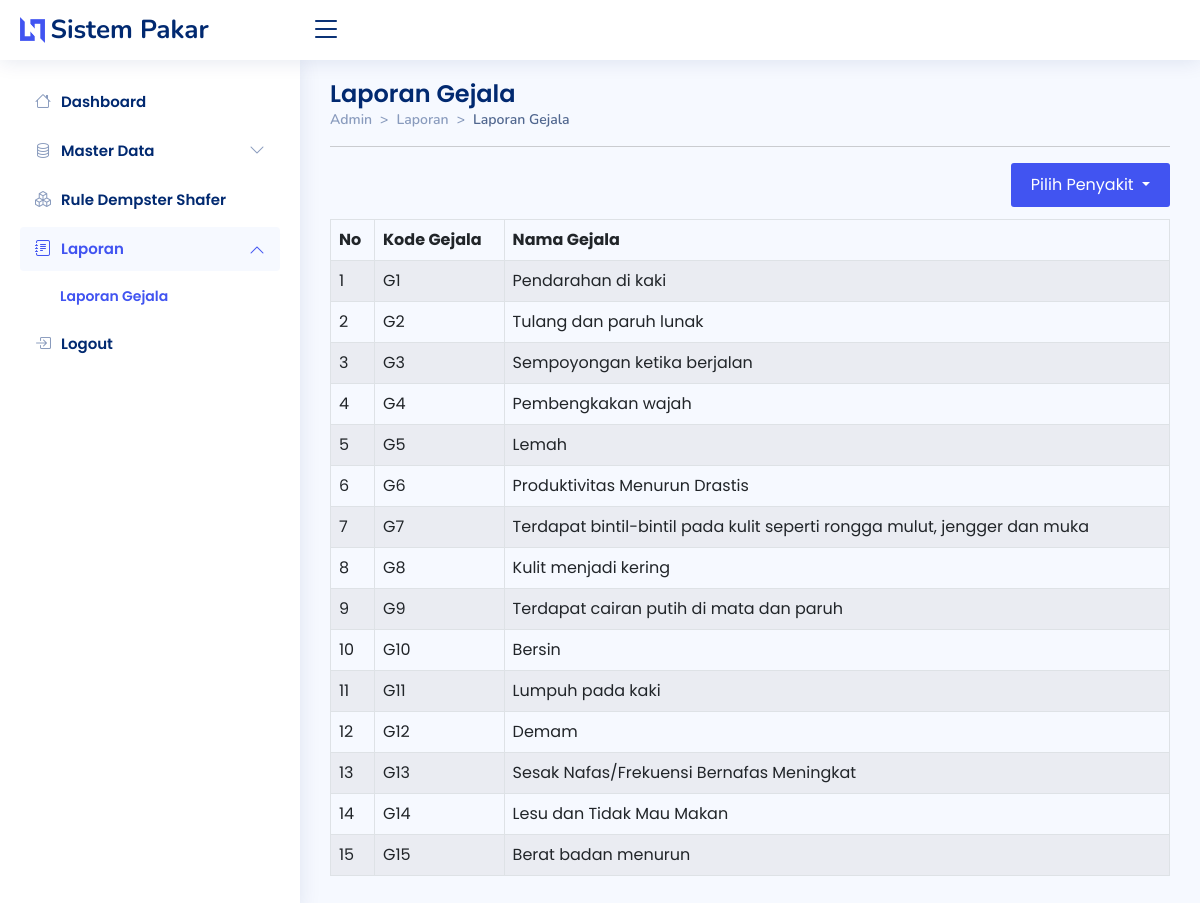
Page /admin/laporan/lapgejala.php on the committed database.
### tables this page shows
CREATE TABLE `tb_rules` (
  `id_rules` int(11) NOT NULL,
  `id_gejala` int(11) DEFAULT NULL,
  `id_penyakit` int(11) DEFAULT NULL,
  `belief` float DEFAULT NULL
);

CREATE TABLE `tb_gejala` (
  `id` int(11) NOT NULL,
  `kdgejala` varchar(3) DEFAULT NULL,
  `gejala` text DEFAULT NULL
);

### admin/laporan/lapgejala.php (the view, shortened to what this page needs)
<!DOCTYPE html>
<html lang="en">
<head>
  <link href="../../assets/vendor/bootstrap/css/bootstrap.min.css" rel="stylesheet">
  <link rel="stylesheet" href="https://cdn.jsdelivr.net/npm/bootstrap-icons@1.10.2/font/bootstrap-icons.css">
  <link href="../../assets/vendor/boxicons/css/boxicons.min.css" rel="stylesheet">
  <link href="../../assets/vendor/quill/quill.snow.css" rel="stylesheet">
  <link href="../../assets/vendor/quill/quill.bubble.css" rel="stylesheet">
  <link href="../../assets/vendor/remixicon/remixicon.css" rel="stylesheet">
  <link href="../../assets/vendor/simple-datatables/style.css" rel="stylesheet">
  <link href="../../assets/css/style.css" rel="stylesheet">
</head>
<body>
  <header id="header" class="header fixed-top d-flex align-items-center">
    <div class="d-flex align-items-center justify-content-between">
      <a href="../index.php" class="logo d-flex align-items-center">
        <img src="../../assets/img/logo.png" alt="">
        <span class="d-none d-lg-block">Sistem Pakar</span>
      </a>
      <i class="bi bi-list toggle-sidebar-btn"></i>
    </div>
  </header>
  <aside id="sidebar" class="sidebar">
    <ul class="sidebar-nav" id="sidebar-nav">
      <li class="nav-item">
        <a class="nav-link collapsed" href="../index.php">
          <i class="bi bi-house"></i>
          <span>Dashboard</span>
        </a>
      </li>
      <li class="nav-item">
        <a class="nav-link collapsed" data-bs-target="#components-nav" data-bs-toggle="collapse" href="#">
          <i class="bi bi-database"></i><span>Master Data</span><i class="bi bi-chevron-down ms-auto"></i>
        </a>
      </li>
      <li class="nav-item">
        <a class="nav-link collapsed" href="../rules/rules.php">
          <i class="bi bi-boxes"></i>
          <span>Rule Dempster Shafer</span>
        </a>
      </li>
      <li class="nav-item">
        <a class="nav-link" data-bs-target="#forms-nav" data-bs-toggle="collapse" href="#">
          <i class="bi bi-journal-text"></i><span>Laporan</span><i class="bi bi-chevron-down ms-auto"></i>
        </a>
        <ul id="forms-nav" class="nav-content collapse show" data-bs-parent="#sidebar-nav">
          <li>
            <a href="../laporan/lapgejala.php" class="active">
              <span>Laporan Gejala</span>
            </a>
          </li>
        </ul>
      </li>
      <li class="nav-item">
        <a class="nav-link collapsed" href="javascript:;" data-bs-toggle="modal" data-bs-target="#logoutmodal">
          <i class="bi bi-box-arrow-in-right"></i>
          <span>Logout</span>
        </a>
      </li>
    </ul>
  </aside>
  <main id="main" class="main">
    <div class="pagetitle">
      <h1>Laporan Gejala</h1>
      <nav style="--bs-breadcrumb-divider: '>';">
        <ol class="breadcrumb">
          <li class="breadcrumb-item"><a href="../index.php">Admin</a></li>
          <li class="breadcrumb-item">Laporan</li>
          <li class="breadcrumb-item active">Laporan Gejala</li>
        </ol>
      </nav>
      <hr>
    </div>
    <section>
      <div class="dropdown bx-pull-right">
        <button class="tambah dropdown-toggle" type="button" data-bs-toggle="dropdown" aria-expanded="false">
          Pilih Penyakit
        </button>
          <?php
          include "../koneksi.php";
          ?>
      </div> <br> <br>
      <div class="table-responsive mt-2">
        <table class="table table-striped table-hover table-bordered">
          <thead>
            <tr>
              <th>No</th>
              <th>Kode Gejala</th>
              <th>Nama Gejala</th>
            </tr>
          </thead>
          <tbody>
            <?php
            if (isset($_GET['data'])) {
              $kdsakit = $_GET['data'];
              $sql = "SELECT * FROM tb_rules,tb_gejala WHERE tb_rules.id_penyakit='$kdsakit' AND tb_gejala.id=tb_rules.id_gejala ";
            } else {
              $sql = "SELECT * FROM tb_rules,tb_gejala WHERE tb_gejala.id=tb_rules.id_gejala ";
            }
            $qry = mysqli_query($koneksi, $sql) or die("SQL Error" . mysqli_error($koneksi));
            $no = 0;
            while ($data = mysqli_fetch_array($qry)) {
              $no++;
            ?>
              <tr>
                <td><?php echo $no; ?></td>
                <td><?php echo $data['kdgejala']; ?></td>
                <td><?php echo $data['gejala']; ?></td>
              </tr><?php } ?>
          </tbody>
        </table>
      </div>
    </section>
  </main>
</body>
</html>

### assets/css/style.css (style rules this page uses)
:root { scroll-behavior: smooth; }
body { font-family: "Poppins", sans-serif; background: #f6f9ff; color: #444444; }
a { color: #4154f1; text-decoration: none; }
.tambah { color: #4154f1; text-decoration: none; }
span { font-family: "Poppins", sans-serif; }
h1, h2, h3, h4, h5, h6 { font-family: "Poppins", sans-serif; }
#main { margin-top: 60px; padding: 20px 30px; transition: all 0.3s; }
.pagetitle { margin-bottom: 10px; }
.pagetitle h1 { font-size: 24px; margin-bottom: 0; font-weight: 600; color: #012970; }
.breadcrumb { font-size: 14px; font-family: "Nunito", sans-serif; color: #899bbd; font-weight: 600; }
.breadcrumb a { color: #899bbd; transition: 0.3s; }
.breadcrumb .breadcrumb-item::before { color: #899bbd; }
.breadcrumb .active { color: #51678f; font-weight: 600; }
.logo { line-height: 1; }
@media (min-width: 1200px) { .logo { width: 280px; } }
.logo img { max-height: 26px; margin-right: 6px; }
.logo span { font-size: 26px; font-weight: 700; color: #012970; font-family: "Nunito", sans-serif; }
.header { transition: all 0.5s; z-index: 997; height: 60px; box-shadow: 0px 2px 20px rgba(1, 41, 112, 0.1); background-color: #fff; padding-left: 20px; }
.header .toggle-sidebar-btn { font-size: 32px; padding-left: 10px; cursor: pointer; color: #012970; }
.sidebar { position: fixed; top: 60px; left: 0; bottom: 0; width: 300px; z-index: 996; transition: all 0.3s; padding: 20px; overflow-y: auto; scrollbar-width: thin; scrollbar-color: #aab7cf transparent; box-shadow: 0px 0px 20px rgba(1, 41, 112, 0.1); background-color: #fff; }
@media (min-width: 1200px) { #main, #footer { margin-left: 300px; } }
.sidebar-nav { padding: 0; margin: 0; list-style: none; }
.sidebar-nav li { padding: 0; margin: 0; list-style: none; }
.sidebar-nav .nav-item { margin-bottom: 5px; }
.sidebar-nav .nav-link { display: flex; align-items: center; font-size: 15px; font-weight: 600; color: #4154f1; transition: 0.3; background: #f6f9ff; padding: 10px 15px; border-radius: 4px; }
.sidebar-nav .nav-link i { font-size: 16px; margin-right: 10px; color: #4154f1; }
.sidebar-nav .nav-link.collapsed { color: #012970; background: #fff; }
.sidebar-nav .nav-link.collapsed i { color: #899bbd; }
.sidebar-nav .nav-link .bi-chevron-down { margin-right: 0; transition: transform 0.2s ease-in-out; }
.sidebar-nav .nav-link:not(.collapsed) .bi-chevron-down { transform: rotate(180deg); }
.sidebar-nav .nav-content { padding: 5px 0 0 0; margin: 0; list-style: none; }
.sidebar-nav .nav-content a { display: flex; align-items: center; font-size: 14px; font-weight: 600; color: #012970; transition: 0.3; padding: 10px 0 10px 40px; transition: 0.3s; }
.sidebar-nav .nav-content a:hover, .sidebar-nav .nav-content a.active { color: #4154f1; }

### admin/laporan/lapgejala.php (style rules this page uses)
.tambah { background-color: #4154f1; border: none; color: white; padding: 10px 20px; border-radius: 3px; }

### rows in the picture
tb_rules: id_gejala.kdgejala "G1", id_gejala.gejala "Pendarahan di kaki"
tb_rules: id_gejala.kdgejala "G2", id_gejala.gejala "Tulang dan paruh lunak"
tb_rules: id_gejala.kdgejala "G3", id_gejala.gejala "Sempoyongan ketika berjalan"
tb_rules: id_gejala.kdgejala "G4", id_gejala.gejala "Pembengkakan wajah"
tb_rules: id_gejala.kdgejala "G5", id_gejala.gejala "Lemah"
tb_rules: id_gejala.kdgejala "G6", id_gejala.gejala "Produktivitas Menurun Drastis"
tb_rules: id_gejala.kdgejala "G7", id_gejala.gejala "Terdapat bintil-bintil pada kulit seperti rongga mulut, jengger dan muka"
tb_rules: id_gejala.kdgejala "G8", id_gejala.gejala "Kulit menjadi kering"
tb_rules: id_gejala.kdgejala "G9", id_gejala.gejala "Terdapat cairan putih di mata dan paruh"
tb_rules: id_gejala.kdgejala "G10", id_gejala.gejala "Bersin"
tb_rules: id_gejala.kdgejala "G11", id_gejala.gejala "Lumpuh pada kaki"
tb_rules: id_gejala.kdgejala "G12", id_gejala.gejala "Demam"
tb_rules: id_gejala.kdgejala "G13", id_gejala.gejala "Sesak Nafas/Frekuensi Bernafas Meningkat"
tb_rules: id_gejala.kdgejala "G14", id_gejala.gejala "Lesu dan Tidak Mau Makan"
tb_rules: id_gejala.kdgejala "G15", id_gejala.gejala "Berat badan menurun"
